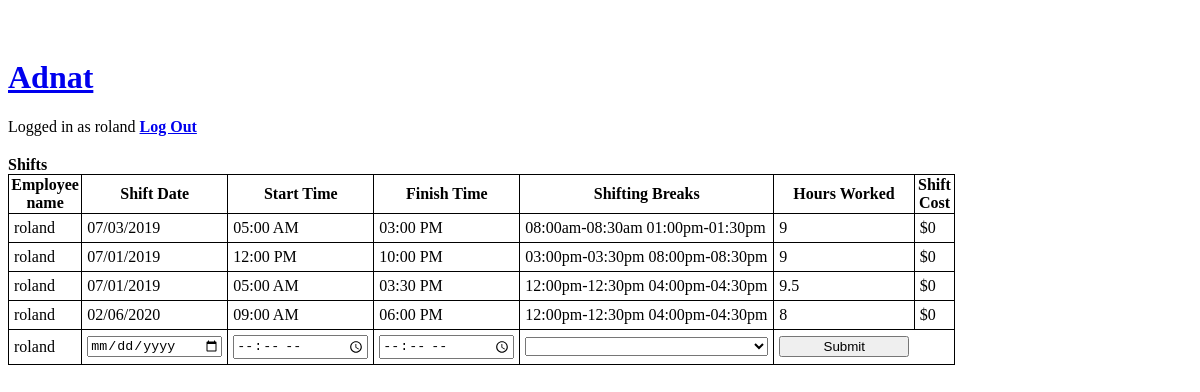
Screenshot of /shift.php (signed in) with the database file from the repository.
### tables this page shows
CREATE TABLE `users` (
  `id` int(11) NOT NULL,
  `organisation_id` int(11) NOT NULL,
  `name` varchar(255) NOT NULL,
  `email_address` varchar(255) NOT NULL,
  `password` varchar(255) NOT NULL
);

CREATE TABLE `shifts` (
  `id` int(10) NOT NULL,
  `user_id` int(10) NOT NULL,
  `start` datetime NOT NULL,
  `finish` datetime NOT NULL,
  `break_length` varchar(255) NOT NULL,
  `shift_break` varchar(255) NOT NULL
);

### shift.php (the view, shortened to what this page needs)
<?php
	$id = $_SESSION['id'];
		include('conn.php');
		$sql = "SELECT * FROM users where id = '$id'";
		$query = mysqli_query($con,$sql);
		$search = mysqli_fetch_array($query);
		$name = $search['name'];
?>
<!DOCTYPE html>
<html>
<head>
	<link href="data/dataTables.bootstrap.css" rel="stylesheet">
	<link rel="stylesheet" href="data/jquery.dataTables.min.css">
</head>
<body>
	<h1><a href="first.php">Adnat</a></h1>
	<label>Logged in as <?php echo " ".$name."  "." "; ?></label><b><a href="logout.php">Log Out</a></b><br>
	<?php
		$jid = $search['organisation_id'];
	?>
	<b><label>Shifts</label></b>
	<table style="width: 80%;">
		<tr>
			<th style="width: 10%">Employee name</th>
			<th style="width: 10%">Shift Date</th>
			<th style="width: 10%">Start Time</th>
			<th style="width: 10%">Finish Time</th>
			<th style="width: 16%">Shifting Breaks</th>
			<th style="width: 8%">Hours Worked</th>
			<th style="width: 8%">Shift Cost</th>
		</tr>
		<?php
		$sql = "SELECT s.id, s.user_id, s.start, s.finish, s.break_length,s.shift_break, u.id, u.organisation_id, u.name,
			o.id, o.oname,o.hourly_rate from users as u join shifts as s ON u.id = s.user_id left join organisations as o on u.organisation_id = o.id where u.organisation_id = '$jid'";
		$query = mysqli_query($con,$sql);
		while ($result = mysqli_fetch_array($query))
		{
			$time_in = new DateTime($result['start']);
			$time_out = new DateTime($result['finish']);
			if ($time_out>$time_in)
			{
				$interval = $time_out->diff($time_in);
			}
			else
			{
				$interval = $time_in->diff($time_out);
			}
			$hrs = $interval->format('%h');
			$mins = $interval->format('%i');
			$mins = $mins/60;
			$break = "1";
			$hrs = $hrs - $break
			?>
			 <tr>
			 	<td><?php  echo $result['name']; ?></td>
		 		<td><?php echo date('m/d/Y', strtotime($result['start'])); ?></td>
		 		<td><?php  echo date('h:i A', strtotime($result['start']));?></td>
	 			<td><?php  echo date('h:i A', strtotime($result['finish'])); ?></td>
		 		<td><?php echo $result['shift_break'];?></td>
			 	<td><?php 	echo $hrs+$mins; ?> </td>
			 	<td><?php echo "$".($hrs+$mins) * $result['hourly_rate']; ?></td>
			</tr>
			<?php
		}
		?>
		<form method="post" action="shift.php">
			<tr>
			<td style="width: 150px;"><?php echo $name; ?></td>
			<td><input type="date" name="date0" required=""></td>
			<td><input type="time" name="start0" required=""></td>
			<td><input type="time" name="finish0" required=""></td>
			<td><select name="break0" required="">
                                    <option></option>
                                    <option value="una">08:00am-08:30am  01:00pm-01:30pm</option>
                </select>
            </td>
			<td style="border-right: none;"><input type="submit" name="submit"></td>
			<td style="border-left: none;"></td>
		</tr>
		</form>
	</table>
</body>
</html>

### shift.php (style rules this page uses)
body { padding: 30px 0px 0px 0px; }
table, th, td { border: 1px solid black; border-collapse: collapse; }
td { padding: 5px; text-align: left; }
input { width: 130px; }

### rows the page displays
users: name "roland"
shifts: user.name "roland", start "07/03/2019", start "05:00 AM", finish "03:00 PM", shift_break "08:00am-08:30am 01:00pm-01:30pm", mins "9", hourly_rate "0"
shifts: user.name "roland", start "07/01/2019", start "12:00 PM", finish "10:00 PM", shift_break "03:00pm-03:30pm 08:00pm-08:30pm", mins "9", hourly_rate "0"
shifts: user.name "roland", start "07/01/2019", start "05:00 AM", finish "03:30 PM", shift_break "12:00pm-12:30pm 04:00pm-04:30pm", mins "9.5", hourly_rate "0"
shifts: user.name "roland", start "02/06/2020", start "09:00 AM", finish "06:00 PM", shift_break "12:00pm-12:30pm 04:00pm-04:30pm", mins "8", hourly_rate "0"
